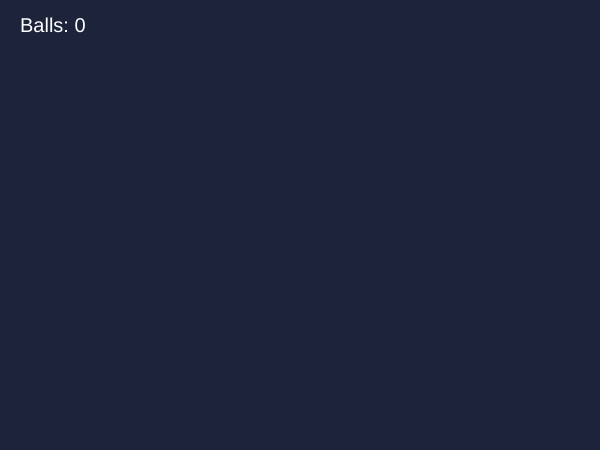
Frame 1 (no input)
Frame 60 (no input): identical to frame 1, image omitted
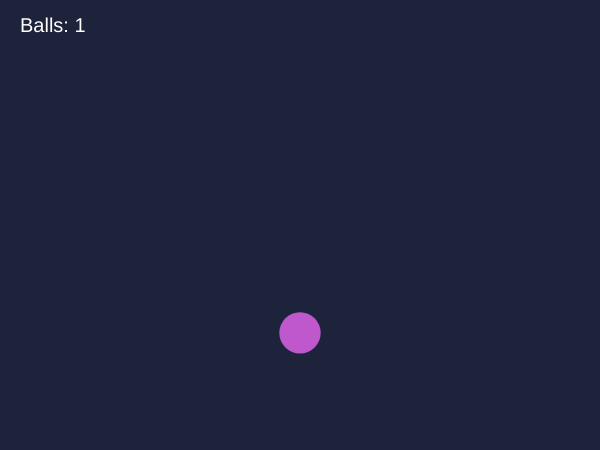
Frame 120 (the mouse pressed at the canvas centre since frame 60)

The p5.js sketch that drew these frames (run headless with seeded random() and noise() and a simulated clock; from frame 60 on, the mouse is pressed at the canvas centre):

// p5.js sketch
// ── sketch.js
let balls = [];

function setup() {
  createCanvas(600, 450);
}

function draw() {
  background(30, 35, 60);
  fill(255);
  noStroke();
  textSize(20);
  text(`Balls: ${balls.length}`, 20, 32);

  for (let ball of balls) {
    fill(ball.r, ball.g, ball.b);
    circle(ball.x, ball.y, ball.size);
    ball.y += ball.speed;
    if (ball.y > height + ball.size) {
      ball.y = -ball.size;
      ball.x = random(width);
    }
  }
}

function mousePressed() {
  balls.push({
    x: mouseX,
    y: mouseY,
    size: random(20, 50),
    speed: random(1, 5),
    r: random(255),
    g: random(255),
    b: random(255)
  });
}
